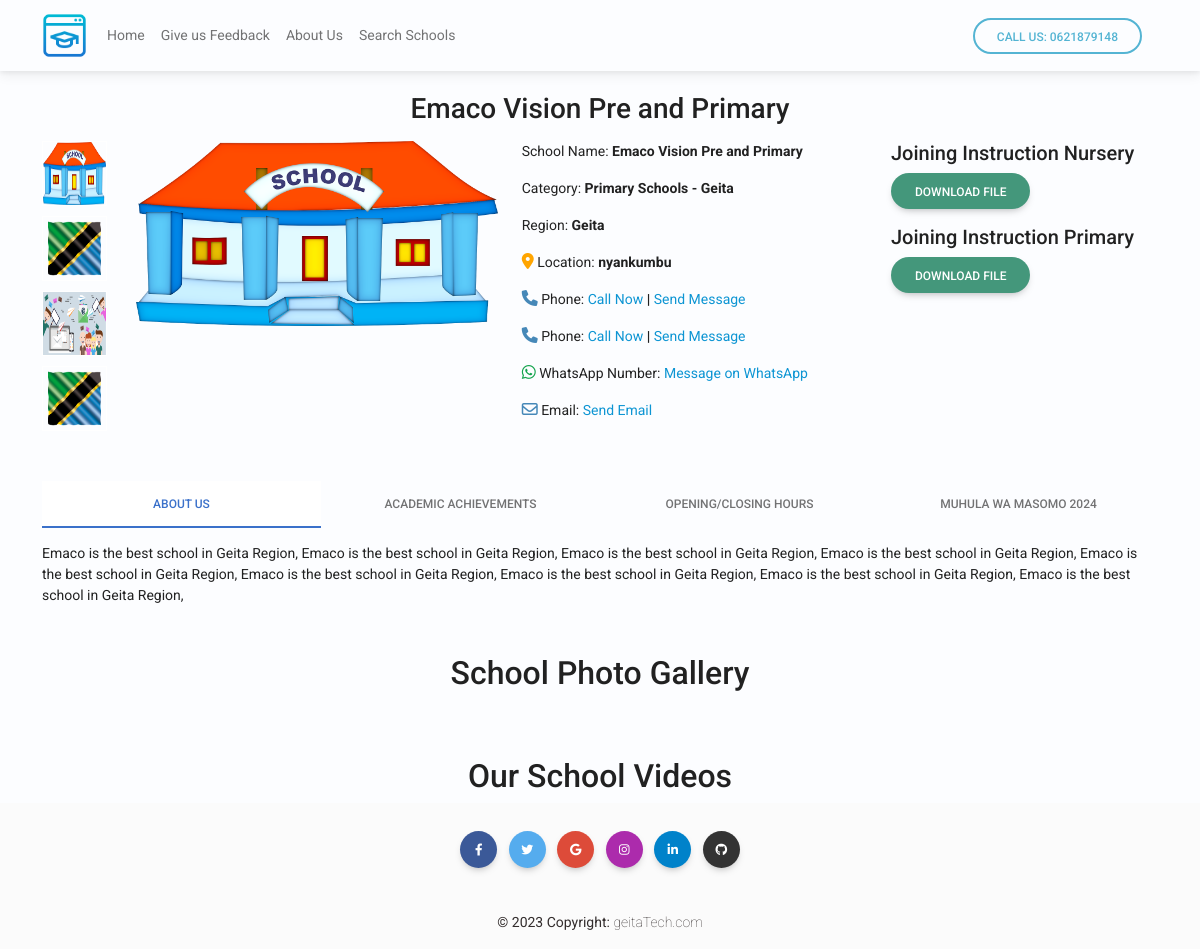
/emaco-vision-pre-and-primary/, run on an earlier commit of the app's database.
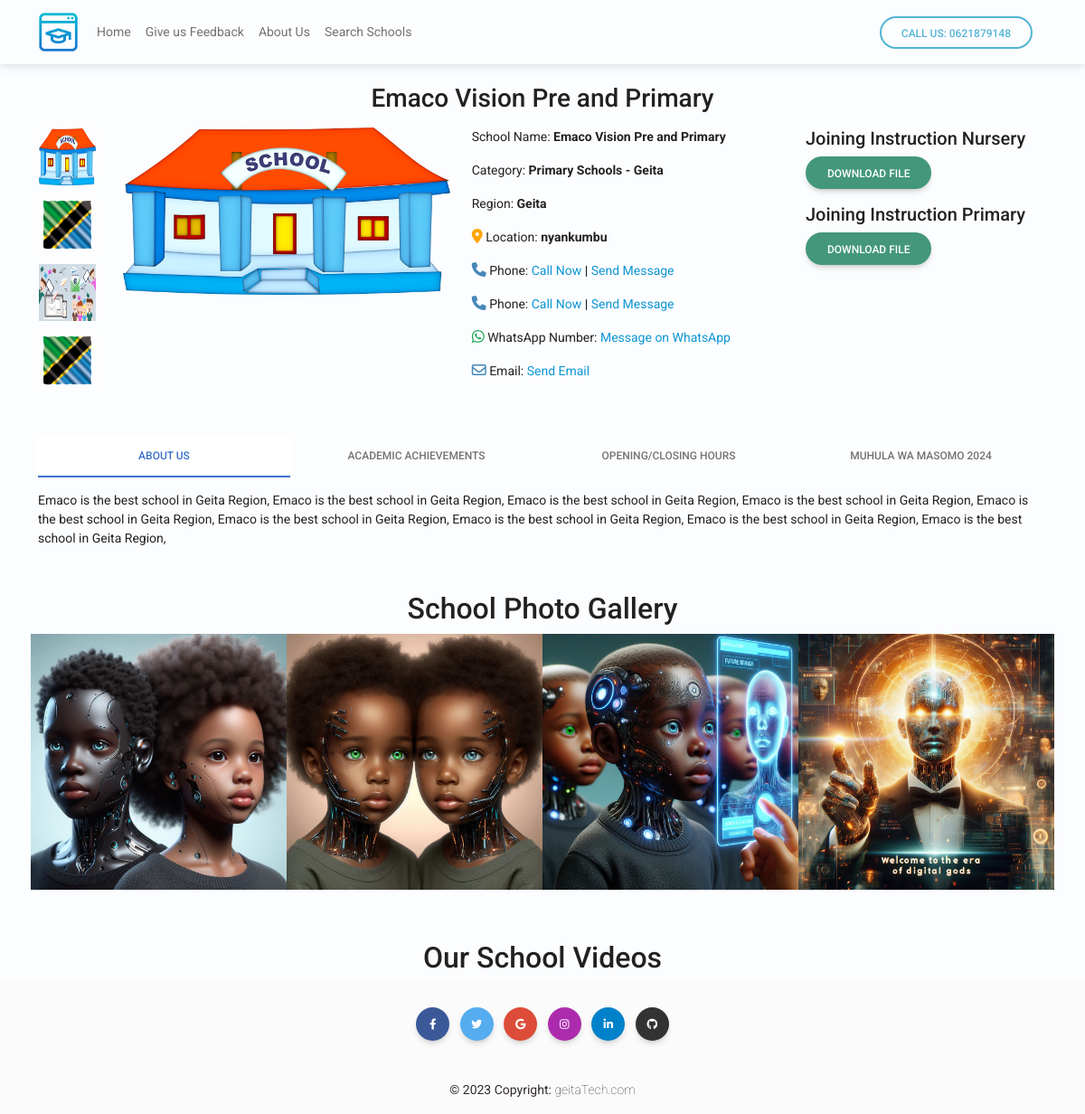
And on a later commit of the database.
### core/models.py (models this page shows, shortened)
class School(models.Model):
    user = models.OneToOneField(User, related_name='profile', on_delete=models.CASCADE)
    name = models.CharField(max_length=100)
    slug = models.SlugField(blank=True, null=True)
    description = models.TextField()
    region = models.ForeignKey(Region, on_delete=models.CASCADE)
    logo = models.ImageField(upload_to='logos/')
    subcategory = models.ForeignKey(SubCategory, on_delete=models.CASCADE, related_name='schoolsubcat')
    phone_number1 = models.CharField(max_length=255, help_text="nambari ya simu")
    phone_number2 = models.CharField(max_length=255, help_text="nambari ya simu")
    email = models.EmailField(null=True, blank=True)
    whatsapp_number = models.CharField(max_length=255, null=True, help_text="namba ya whatsapp")
    location = models.CharField(max_length=255, help_text="mahali shule ilipo")
    created_at = models.DateTimeField(auto_now_add=True)
    updated = models.DateTimeField(auto_now=True)
    is_verified = models.BooleanField(default=True)
    def __str__(self):
        return self.name

class SchoolImage(models.Model):
    school = models.ForeignKey(School, on_delete=models.CASCADE, null=True,
                              related_name='schoolimages')
    images = models.ImageField(upload_to='images/')

class SubCategory(models.Model):
    name = models.CharField(max_length=50)
    category = models.ForeignKey(Category, on_delete=models.CASCADE, related_name='subcategory')

class Category(models.Model):
    name = models.CharField(max_length=50)
    region = models.ForeignKey(Region, on_delete=models.CASCADE, related_name='regioncategory')
    def __str__(self):
        return f'{self.name} - {self.region.name}'

class Region(models.Model):
    name = models.CharField(max_length=20)
    def __str__(self):
        return self.name

class SchoolJoining(models.Model):
    school = models.ForeignKey(School, on_delete=models.CASCADE, null=True,
                              related_name='schooljoining')
    title = models.CharField(max_length=255)
    file = models.FileField(upload_to='files/')
    show_file = models.BooleanField(default=True)

class SchoolGallery(models.Model):
    school = models.ForeignKey(School, on_delete=models.CASCADE, null=True,
                              related_name='schoolgallery')
    images = models.ImageField(upload_to='images/')

### core/views.py (the view)
# urls.py: path('<slug:slug>/', views.school, name='school_detail'),
def school(request, slug):
    school = get_object_or_404(School, slug=slug)
    files = SchoolJoining.objects.filter(school_id=school.id)
    context  = {
        'school':school,
        'files':files
    }
    return render(request, 'school_details.html', context)

### core/templates/school_details.html (shortened to what this page needs)
{% extends 'base.html' %}
{% load static %}
{% load l10n %}
{% load thumbnail %}
{% load embed_video_tags %}
{% block content %}
<br>
<div class="text-center">
    <h3>{{ school }}</h3>
</div>
<div class="container pt-2 mb-4">
  <div class="row g-3">
    <div class="col-lg-1">
        <div class="xzoom-thumbs">
            {% for image in school.schoolimages.all %}
                <img class="xzoom-gallery img-fluid" src="{{ image.images.url }}" alt="" onclick="myFunction(this)">
            {% endfor %}
        </div>
    </div>
    <div class="col-lg-4">
        <img src="{{ school.logo.url }}" alt="" class="block__pic img-fluid" id="imageBox" width="100%">
    </div>
        <div class="col-lg-4 px-3">
            <p>School Name: <strong>{{ school.name }}</strong></p>
            <p>Category: <strong>{{ school.subcategory.category }}</strong></p>
            <p>Region: <strong>{{ school.region }}</strong></p>
                <p><i class="fas fa-map-marker-alt"style="font-size: 16px;color: orange;" ></i> Location: <strong>{{ school.location }}</strong></p>
<p>
  <i class="fas fa-phone" style="font-size: 16px;color: #4688b8;"></i>
  Phone:
  <strong>
    <a href="tel:{{ school.phone_number1 }}" data-toggle="tooltip" data-placement="top" title="Call {{ school.phone_number1 }}">Call Now</a> |
    <a href="sms:{{ school.phone_number1 }}" data-toggle="tooltip" data-placement="top" title="Click to Message">Send Message</a>
  </strong>
</p>
<p>
  <i class="fas fa-phone" style="font-size: 16px;color: #4688b8;"></i>
  Phone:
  <strong>
    <a href="tel:{{ school.phone_number2 }}" data-toggle="tooltip" data-placement="top" title="Call {{ school.phone_number2 }}">Call Now</a> |
    <a href="sms:{{ school.phone_number2 }}" data-toggle="tooltip" data-placement="top" title="Click to Message">Send Message</a>
  </strong>
</p>
<p>
  <i class="fab fa-whatsapp text-success" style="font-size: 16px;"></i>
  WhatsApp Number:
  <strong>
    <a href="https://wa.me/{{ school.whatsapp_number }}" target="_blank" data-toggle="tooltip" data-placement="top" title="WhatsApp me {{ school.whatsapp_number }}">Message on WhatsApp</a>
  </strong>
</p>
<p>
  <i class="far fa-envelope" style="color: #4688b8; font-size: 16px;"></i>
  Email:
  <strong>
    <a href="mailto:{{ school.email }}" data-toggle="tooltip" data-placement="top" title="Click to Email">Send Email</a>
  </strong>
</p>
        </div>
        <div class="col-lg-3">
            {% for file in school.schooljoining.all %}
            {% if file.show_file %}
            <h5>{{file.title}}</h5>
                <ul>
                    <li>
                        <p><a href="{{ file.file.url }}" class="btn btn-download" target="_blank">Download File</a></p>
                    </li>
                </ul>
                {% endif %}
            {% endfor %}
        </div>
    </div>
</div>
<div class="container pt-3 mb-4">
<ul class="nav nav-tabs nav-justified mb-3" id="ex1" role="tablist">
    <li class="nav-item" role="presentation">
      <a
        class="nav-link active"
        id="ex3-tab-1"
        data-mdb-toggle="tab"
        href="#ex3-tabs-1"
        role="tab"
        aria-controls="ex3-tabs-1"
        aria-selected="true"
        >About Us</a
      >
    </li>
    <li class="nav-item" role="presentation">
      <a
        class="nav-link"
        id="ex3-tab-2"
        data-mdb-toggle="tab"
        href="#ex3-tabs-2"
        role="tab"
        aria-controls="ex3-tabs-2"
        aria-selected="false"
        >Academic Achievements</a
      >
    </li>
    <li class="nav-item" role="presentation">
      <a
        class="nav-link"
        id="ex3-tab-3"
        data-mdb-toggle="tab"
        href="#ex3-tabs-3"
        role="tab"
        aria-controls="ex3-tabs-3"
        aria-selected="false"
        >Opening/Closing Hours</a
      >
    </li>
    <li class="nav-item" role="presentation">
      <a
        class="nav-link"
        id="ex3-tab-4"
        data-mdb-toggle="tab"
        href="#ex3-tabs-4"
        role="tab"
        aria-controls="ex3-tabs-4"
        aria-selected="false"
        >Muhula wa masomo 2024</a
      >
    </li>
  </ul>
  <div class="tab-content" id="ex2-content">
    <div
      class="tab-pane fade show active"
      id="ex3-tabs-1"
      role="tabpanel"
      aria-labelledby="ex3-tab-1"
    >
    <p>{{school.description}}</p>
    </div>
  </div>
</div>
<div class="container pt-4 mb-5">
  <h2 class="text-center mb-4">School Photo Gallery</h2>
  <div class="row g-3" id="image-gallery">
    {% for image in school.schoolgallery.all %}
    <div class="col-lg-3">
        <div class="gallery-item">
          <img
          src="{{ image.images.url }}"
          alt="{{ image.school.name }}"
          data-magnify-src="{{ image.images.url }}"
          class="img-fluid"
          onmouseover="magnifyImage(this)"
        />
        </div>
    </div>
    {% endfor %}
</div>
</div>
<div class="container pt-2 mb-3">
  <h2 class="text-center">Our School Videos</h2>
</div>
{% endblock %}

### core/templates/base.html (shortened to what this page needs)
{% load static %}
<!DOCTYPE html>
<html lang="en">
<head>
<link
  href="https://cdnjs.cloudflare.com/ajax/libs/font-awesome/6.0.0/css/all.min.css"
  rel="stylesheet"
/>
<link
  href="https://cdnjs.cloudflare.com/ajax/libs/mdb-ui-kit/6.4.2/mdb.min.css"
  rel="stylesheet"
/>
<link rel="stylesheet" type="text/css" href="https://cdnjs.cloudflare.com/ajax/libs/slick-carousel/1.8.1/slick.min.css">
<link rel="stylesheet" type="text/css" href="https://cdnjs.cloudflare.com/ajax/libs/slick-carousel/1.8.1/slick-theme.min.css">
</head>
<body>
<nav class="navbar navbar-expand-lg navbar-light">
  <div class="container">
    <a class="navbar-brand me-2" href="{% url 'home' %}">
      <img
        src="/media/e-learning.png"
        height="45"
        alt="MDB Logo"
        loading="lazy"
        style="margin-top: -1px;"
      />
    </a>
    <div class="collapse navbar-collapse" id="navbarButtonsExample">
      <ul class="navbar-nav me-auto mb-2 mb-lg-0">
        <li class="nav-item">
          <a class="nav-link" href="{% url 'home' %}">Home</a>
        </li>
        <li class="nav-item">
          <a class="nav-link" href="{% url 'feedback' %}">Give us Feedback</a>
        </li>
        <li class="nav-item">
          <a class="nav-link" href="{% url 'about' %}">About Us</a>
        </li>
        <li class="nav-item">
          <a class="nav-link" href="{% url 'school_list' %}">Search Schools</a>
        </li>
      </ul>
      <div class="d-flex align-items-center">
        <a href="tel:0719807543">
        <button type="button" class="btn btn-outline-info btn-rounded me-3">
          Call Us: 0621879148
        </button>
        </a>
      </div>
    </div>
  </div>
</nav>
    {% block content %}{% endblock %}
    <footer class="bg-light text-center text-white">
      <div class="container p-4 pb-0">
        <section class="mb-4">
          <a
            class="btn text-white btn-floating m-1"
            style="background-color: #3b5998;"
            href="#!"
            role="button"
            ><i class="fab fa-facebook-f"></i
          ></a>
          <a
            class="btn text-white btn-floating m-1"
            style="background-color: #55acee;"
            href="#!"
            role="button"
            ><i class="fab fa-twitter"></i
          ></a>
          <a
            class="btn text-white btn-floating m-1"
            style="background-color: #dd4b39;"
            href="#!"
            role="button"
            ><i class="fab fa-google"></i
          ></a>
          <a
            class="btn text-white btn-floating m-1"
            style="background-color: #ac2bac;"
            href="#!"
            role="button"
            ><i class="fab fa-instagram"></i
          ></a>
          <a
            class="btn text-white btn-floating m-1"
            style="background-color: #0082ca;"
            href="#!"
            role="button"
            ><i class="fab fa-linkedin-in"></i
          ></a>
          <a
            class="btn text-white btn-floating m-1"
            style="background-color: #333333;"
            href="#!"
            role="button"
            ><i class="fab fa-github"></i
          ></a>
        </section>
      </div>
      <div class="text-center p-3 text-dark" style="background-color: rgba(0, 0, 0, 0);">
        © 2023 Copyright:
        <a class="text-dark" href="">geitaTech.com</a>
      </div>
    </footer>
</body>
</html>

### core/templates/base.html (style rules this page uses)
body { font-family: 'Roboto', sans-serif; font-size: 14px; font-weight: 400; line-height: 21px; color: rgba(0, 0, 0, 0.87); background-color: #fcfdff; }

### core/templates/school_details.html (style rules this page uses)
ul { list-style: none; padding: 0; }
.xzoom-thumbs img { display: block; margin-bottom: 10px; height: 65px; width: 65px; border: 1px solid rgb(255, 255, 255); cursor: pointer; transition: 5ms; }
.btn-download { background-color: #44977b; color: #ffffff; border: none; border-radius: 25px; }
a { color: #0D95D3; font-weight: lighter; }

What changed in the data, as far as the page shows it:
added SchoolGallery: images (picture)
added SchoolGallery: images (picture)
added SchoolGallery: images (picture)
added SchoolGallery: images (picture)
